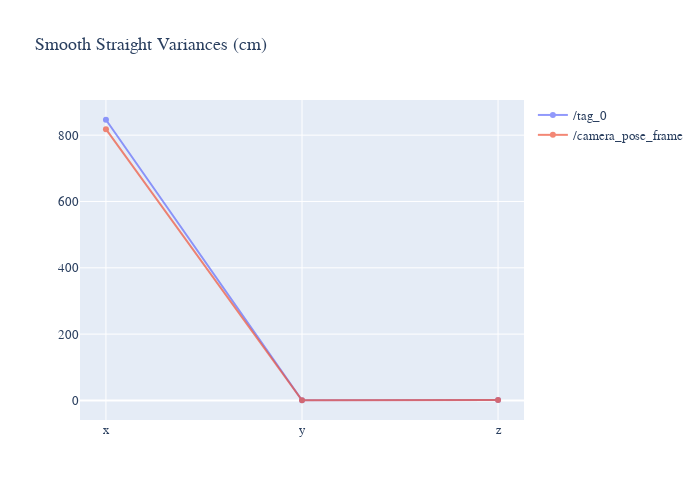

The code cell stored with this chart in its notebook:
### Code cell
# 1. Smooth Straight Dataset: Variances of TAG & Pose
variance("smooth_straight.csv", "Smooth Straight Variances (cm)")

### Figure 1 — Plotly figure (JSON) as saved in the notebook; plotly's stock layout.template omitted (floating-point values rounded to 4 significant figures)
{"data": [{"mode": "lines+markers", "name": "/tag_0", "opacity": 0.7, "type": "scatter", "x": ["x", "y", "z"], "y": [846.5, 0.5165, 1.346]}, {"mode": "lines+markers", "name": "/camera_pose_frame", "opacity": 0.7, "type": "scatter", "x": ["x", "y", "z"], "y": [818.0, 0.5149, 0.9459]}], "layout": {"font": {"family": "Courier New, monospace", "size": 13}, "height": 500, "title": {"text": "Smooth Straight Variances (cm)"}, "width": 700}}
